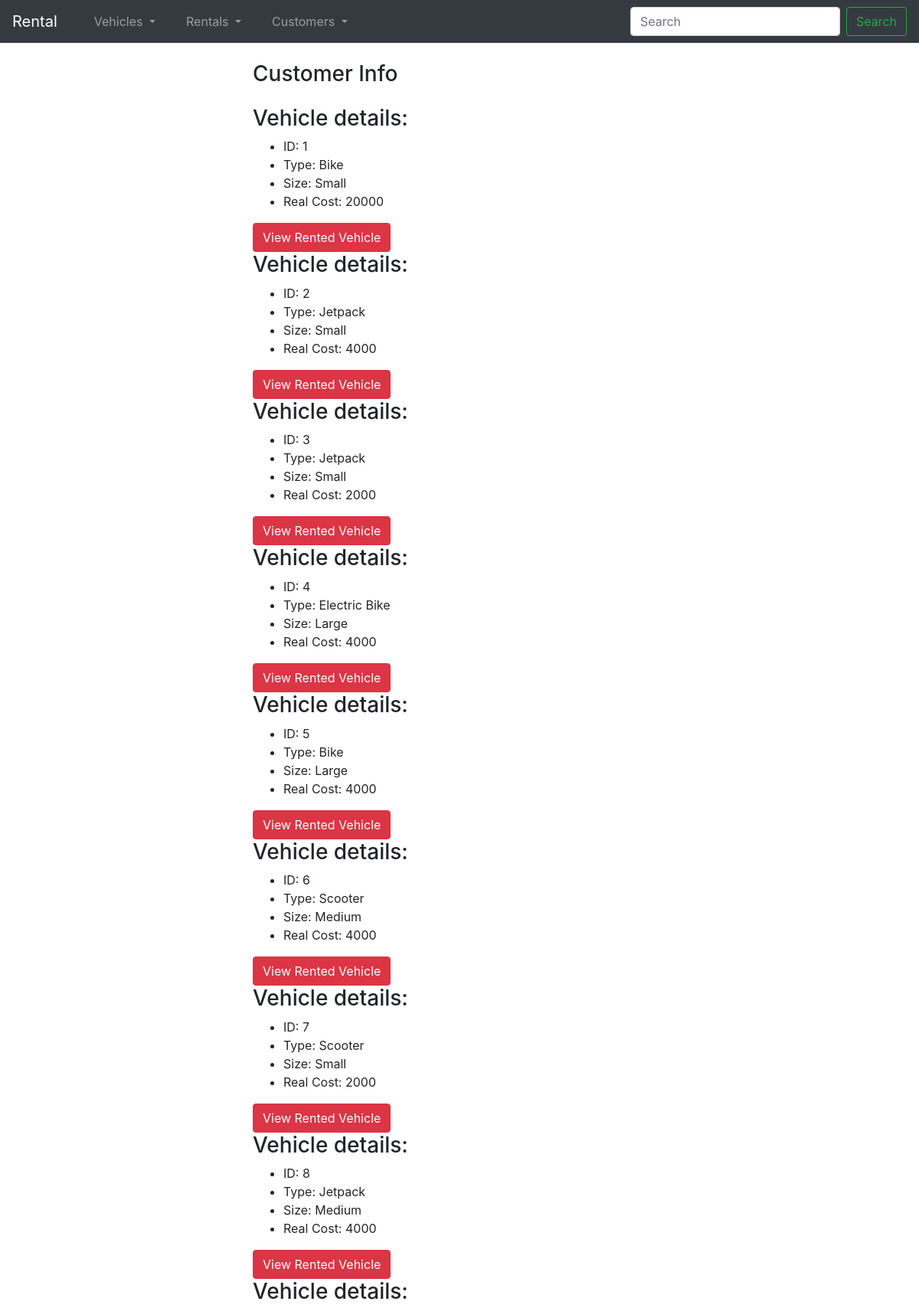
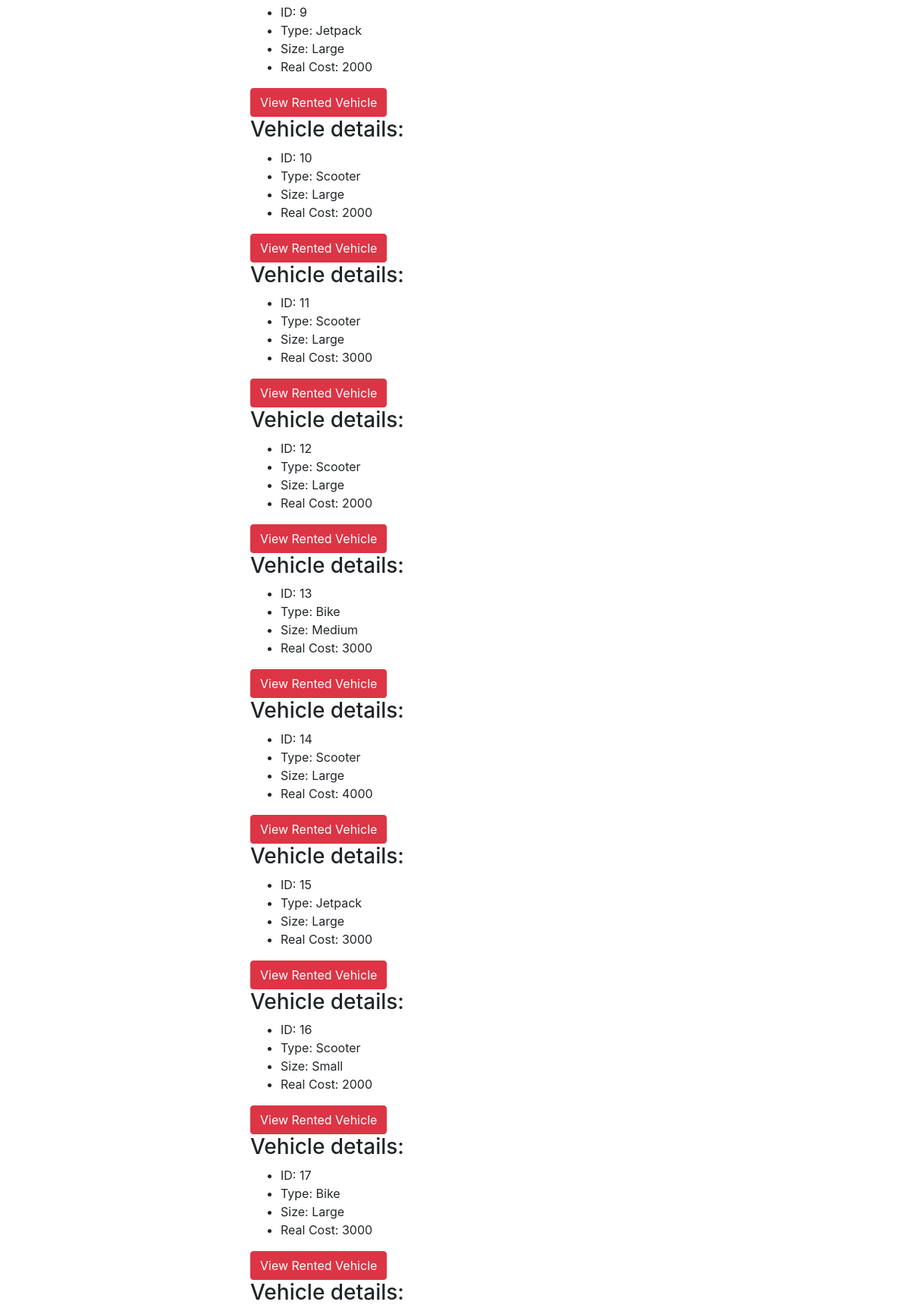
/rent/vehicle (upper part), run on the app's committed database (2 pictures, top to bottom).
### rent/models.py (models this page shows, shortened)
class Vehicle(models.Model):
	vehicle_type = models.ForeignKey(Vehicle_Type, on_delete=models.CASCADE)
	date_created =  models.DateTimeField()
	real_cost = models.IntegerField()
	size = models.ForeignKey(Vehicle_Size, on_delete=models.CASCADE)

class Vehicle_Type(models.Model):
	name = models.CharField(max_length=200)

class Vehicle_Size(models.Model):
	name = models.CharField(max_length=200)

### rent/views.py (the view)
# urls.py: path('vehicle', views.all_vehicles, name='all_vehicles'),
def all_vehicles(request):
	vehicle_list = Vehicle.objects.all()
	rented_list = Rental.objects.filter(return_date__isnull=True).values('vehicle_id')
	unrented_list = Vehicle.objects.exclude(pk__in=rented_list)
	return render(request, 'all_vehicles.html', {'vehicle_list' : vehicle_list, 'unrented_list' : unrented_list})

### rent/templates/all_vehicles.html (shortened to what this page needs)
{% extends "base.html" %}
{% block content %}
	<div class="container flex">
		<div class="row">
			<div class="col-3"></div>
			<div class="col-6">
				<h3 class="mt-4 mb-4">Customer Info</h3>
				{% for vehicle in vehicle_list %}
					<h3>Vehicle details:</h3>
					<ul>
						<li>ID: {{vehicle.id}}</li>
						<li>Type: {{vehicle.vehicle_type.name}}</li>
						<li>Size: {{vehicle.size.name}}</li>
						<li>Real Cost: {{vehicle.real_cost}}</li>
					</ul>
					{% if vehicle in unrented_list %}
						<a class="btn btn-md btn-success" href="{% url 'vehicle' vehicle.id %}">View Unrented Vehicle</a>
					{% else %}
						<a class="btn btn-md btn-danger" href="{% url 'vehicle' vehicle.id %}">View Rented Vehicle</a>
					{% endif %}
				{% endfor %}
			</div>
			<div class="col-3"></div>
		</div>
	</div>
{% endblock %}

### data on the page
Vehicle: id "1", vehicle_type.name "Bike", size.name "Small", real_cost "20000", shows "View Rented Vehicle"
Vehicle: id "2", vehicle_type.name "Jetpack", size.name "Small", real_cost "4000", shows "View Rented Vehicle"
Vehicle: id "3", vehicle_type.name "Jetpack", size.name "Small", real_cost "2000", shows "View Rented Vehicle"
Vehicle: id "4", vehicle_type.name "Electric Bike", size.name "Large", real_cost "4000", shows "View Rented Vehicle"
Vehicle: id "5", vehicle_type.name "Bike", size.name "Large", real_cost "4000", shows "View Rented Vehicle"
Vehicle: id "6", vehicle_type.name "Scooter", size.name "Medium", real_cost "4000", shows "View Rented Vehicle"
Vehicle: id "7", vehicle_type.name "Scooter", size.name "Small", real_cost "2000", shows "View Rented Vehicle"
Vehicle: id "8", vehicle_type.name "Jetpack", size.name "Medium", real_cost "4000", shows "View Rented Vehicle"
Vehicle: id "9", vehicle_type.name "Jetpack", size.name "Large", real_cost "2000", shows "View Rented Vehicle"
Vehicle: id "10", vehicle_type.name "Scooter", size.name "Large", real_cost "2000", shows "View Rented Vehicle"
Vehicle: id "11", vehicle_type.name "Scooter", size.name "Large", real_cost "3000", shows "View Rented Vehicle"
Vehicle: id "12", vehicle_type.name "Scooter", size.name "Large", real_cost "2000", shows "View Rented Vehicle"
Vehicle: id "13", vehicle_type.name "Bike", size.name "Medium", real_cost "3000", shows "View Rented Vehicle"
Vehicle: id "14", vehicle_type.name "Scooter", size.name "Large", real_cost "4000", shows "View Rented Vehicle"
Vehicle: id "15", vehicle_type.name "Jetpack", size.name "Large", real_cost "3000", shows "View Rented Vehicle"
Vehicle: id "16", vehicle_type.name "Scooter", size.name "Small", real_cost "2000", shows "View Rented Vehicle"
Vehicle: id "17", vehicle_type.name "Bike", size.name "Large", real_cost "3000", shows "View Rented Vehicle"
